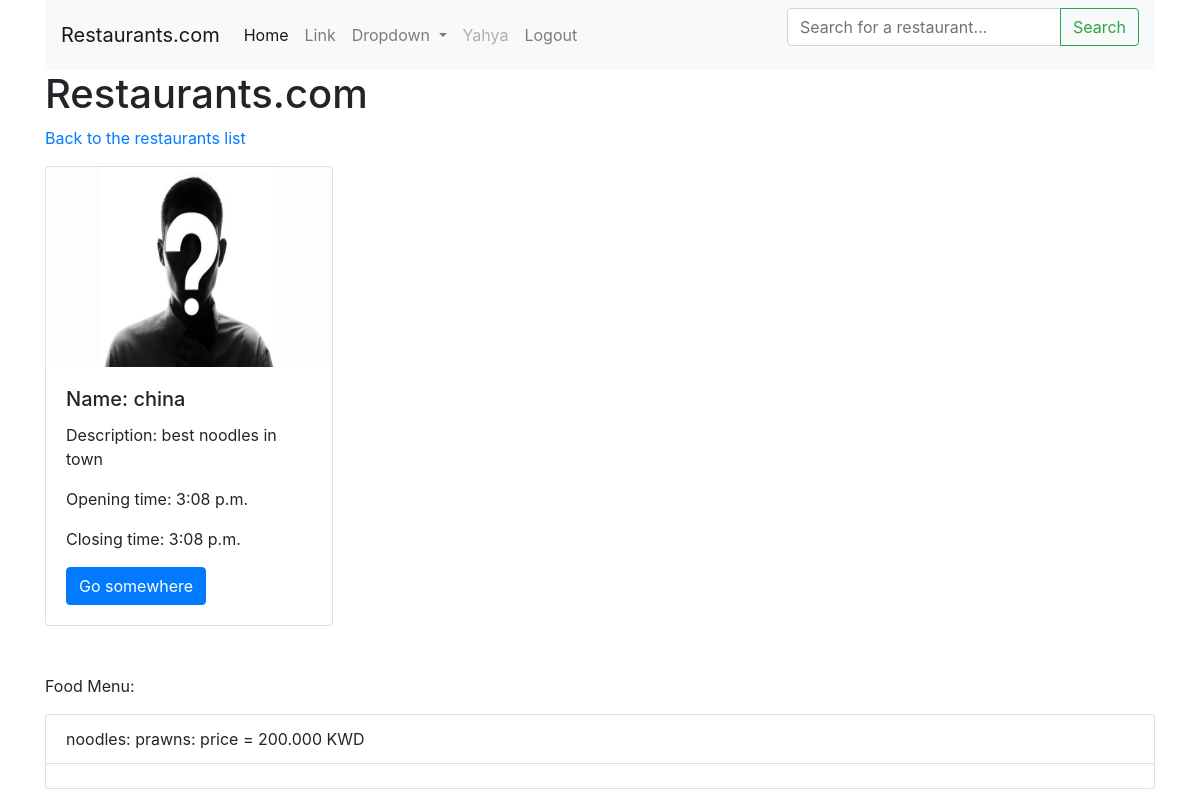
Screenshot of /restaurant_detail/17/ (signed in) with the database file from the repository.
### restaurants/models.py (models this page shows, shortened)
class Restaurant(models.Model):
	name = models.CharField(max_length=255)
	description = models.TextField()
	image = models.ImageField(null=True)
	opening_time = models.TimeField(auto_now_add=True)
	closing_time = models.TimeField(auto_now_add=True)
	img_url = models.URLField()
	publish_date = models.DateField(null=True)
	owner = models.ForeignKey(User, default=1, on_delete=models.CASCADE)

class Item(models.Model):
	name = models.CharField(max_length=225)
	description = models.TextField()
	price = models.DecimalField(max_digits=6, decimal_places=3)
	restaurant = models.ForeignKey(Restaurant, on_delete=models.CASCADE)

### restaurants/views.py (the view)
# urls.py: path('restaurant_detail/<int:restaurant_id>/', views.detail, name="restaurant_detail"),
def detail(request, restaurant_id):
	restaurant_obj = Restaurant.objects.get(id=restaurant_id)
	items = Item.objects.filter(restaurant=restaurant_obj)
	context = {
	"restaurant_detail": restaurant_obj,
	"items": items
	}
	return render(request, 'restaurant_detail.html', context)

### restaurants/templates/restaurant_detail.html (shortened to what this page needs)
{% extends "base.html" %}
{% block stuff %}
	<a href="{% url 'restaurants_list' %}">
	<p>
		Back to the restaurants list
	</p>
	</a>
	<div class="card" style="width: 18rem;">
			{% if restaurant_detail.image %}
				<img height="200px" width="200px" class="card-img-top" src="{{restaurant_detail.image.url}}" alt="Card image cap">
			{% endif %}
  	<div class="card-body">
    <h5 class="card-title">Name: {{restaurant_detail.name}}</h5>
    <p class="card-text">Description: {{restaurant_detail.description}}</p>
    <p class="card-text">Opening time: {{restaurant_detail.opening_time}}</p>
    <p class="card-text">Closing time: {{restaurant_detail.closing_time}}</p>
    <a href="#" class="btn btn-primary">Go somewhere</a>
  	</div>
	</div>
	<br>
	<br>
	<p> Food Menu:</p>
<ul class="list-group">
	{% for item in items %}
  <li class="list-group-item">{{item.name}}: {{item.description}}: price = {{item.price}} KWD</li>
  <li class="list-group-item"></li>
  {% endfor %}
</ul>
{% endblock stuff %}

### restaurants/templates/base.html (shortened to what this page needs)
<!doctype html>
{% load static %}
<html lang="en">
  <head>
    <link rel="stylesheet" href="https://maxcdn.bootstrapcdn.com/bootstrap/4.0.0/css/bootstrap.min.css">
    <link rel="stylesheet" href="{% static 'style.css' %}">
    <div class="container">
  </head>
  <body>
<nav class="navbar navbar-expand-lg navbar-light bg-light">
  <a class="navbar-brand" href="{% url 'restaurants_list' %}">Restaurants.com</a>
  <div class="collapse navbar-collapse" id="navbarSupportedContent">
    <ul class="navbar-nav mr-auto">
      <li class="nav-item active">
        <a class="nav-link" href="#">Home <span class="sr-only">(current)</span></a>
      </li>
      <li class="nav-item">
        <a class="nav-link" href="#">Link</a>
      </li>
      <li class="nav-item dropdown">
        <a class="nav-link dropdown-toggle" href="#" id="navbarDropdown" role="button" data-toggle="dropdown" aria-haspopup="true" aria-expanded="false">
          Dropdown
        </a>
      </li>
      {% if request.user.is_authenticated %}
      <li class="nav-item">
        <a class="nav-link disabled" href="#">{{request.user}}</a>
      </li>
      <li class="nav-item">
        <a class="nav-link" href="{% url 'logout' %}">Logout</a>
      </li>
      {% endif %}
    </ul>
    <form action="{% url 'restaurants_list' %}" method="GET">
  <div class="input-group mb-3">
    <input type="text" class="form-control" placeholder="Search for a restaurant..." aria-label="Search" name="q">
    <div class="input-group-append">
      <button class="btn btn-outline-success my-2 my-sm-0" type="submit">Search</button>
    </div>
  </div>
</form>
  </div>
</nav>
    <h1>Restaurants.com</h1>
    {% block stuff %}
    {% endblock stuff %}
  </body>
</html>

### rows the page displays
Restaurant: image (picture), name "china", description "best noodles in town", opening_time "3:08 p.m.", closing_time "3:08 p.m."
Item: name "noodles", description "prawns", price "200.000"

### other values shown
{{ request.user }} "Yahya"
